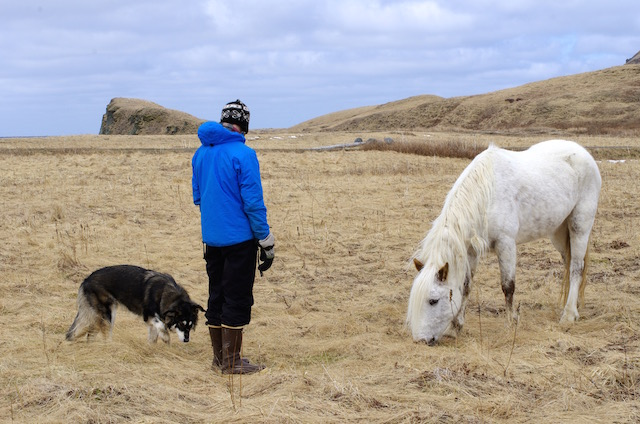
#> input picture person.jpg, 640 x 424 px
$ jupyter execute --allow-errors 'YOLO Object Detection.ipynb'
#> lines starting #> are read from the running program, lines starting #| are printed output that depends on the picture
[cell 1]
#Get pre-trained model
import cv2
import numpy as np
import matplotlib.pyplot as plt

#> (the rest of this cell did not finish here and is left out)

[cell 2]
#Get class names
f=open("coco.names")
#> (reads coco.names from the repository)
classes=f.readlines()
classes=[name.strip() for name in classes]

[cell 3]
#Read image
image_path='person.jpg'
image=cv2.imread(image_path)
#> image is the input picture: shape (424, 640, 3); mean B, G, R 154.7, 160.1, 166.5
img=cv2.cvtColor(image, cv2.COLOR_BGR2RGB)
plt.imshow(img)

[cell 4]
#Create blob for input
blob=cv2.dnn.blobFromImage(image, 1/255, (320,320), (0,0,0), swapRB=True, crop=False)
img=blob.reshape(320,320,3)
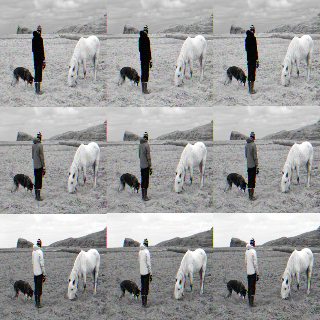
#> img: shape (320, 320, 3) float32; mean of channels 0, 1, 2 0.629, 0.629, 0.629; drawn as B, G, R
plt.imshow(img)

#> (a cell that did not finish here is left out)

[cell 6]
#Get height and width of image
height,width=image.shape[:2]
#> height = 424; width = 640

[cell 7]
#Get bounding boxes with high confidence value
boxes=[]
confidence=[]
class_index=[]

#> (the rest of this cell did not finish here and is left out)

[cell 8]
#Non max suppression
index=cv2.dnn.NMSBoxes(boxes,confidence,0.5,0.5)

[cell 9]
#Draw bounding boxes
img=cv2.imread(image_path)
img=cv2.cvtColor(image, cv2.COLOR_BGR2RGB)
colors=np.random.uniform(0,255,size=(len(boxes),3))
font=cv2.FONT_HERSHEY_SIMPLEX

for i in index:
  x,y,w,h=boxes[i]
  color=colors[i]
  label=classes[class_index[i]]
  conf=str(round(confidence[i],2))
  cv2.rectangle(img, (x,y), (x+w,y+h), color, 4)
  cv2.putText(img, label+' '+conf, (x,y-10), font, 0.5, color, 2)

plt.imshow(img)
cv2.imwrite("object_detection.jpg", img)
#> Out = True
